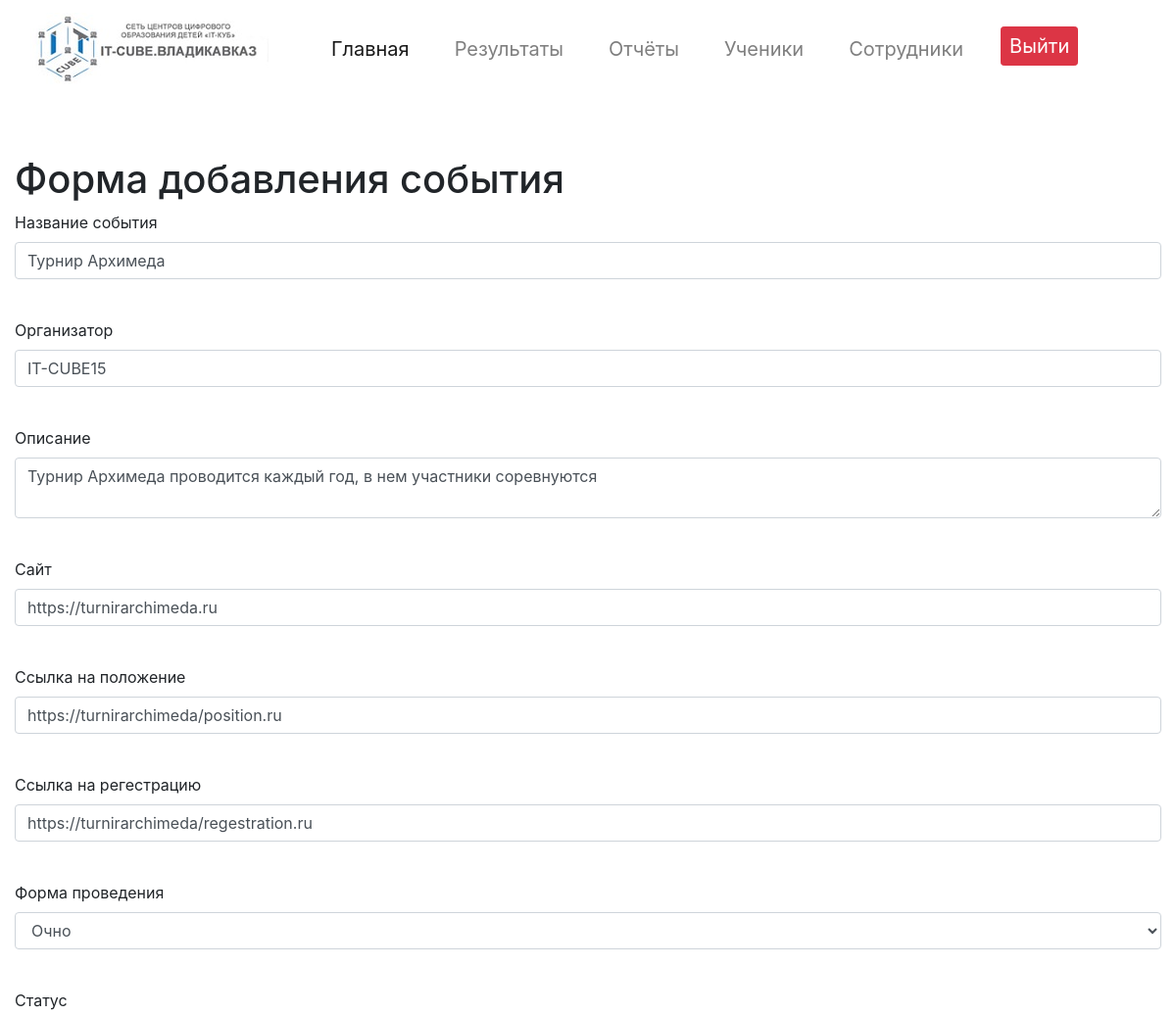
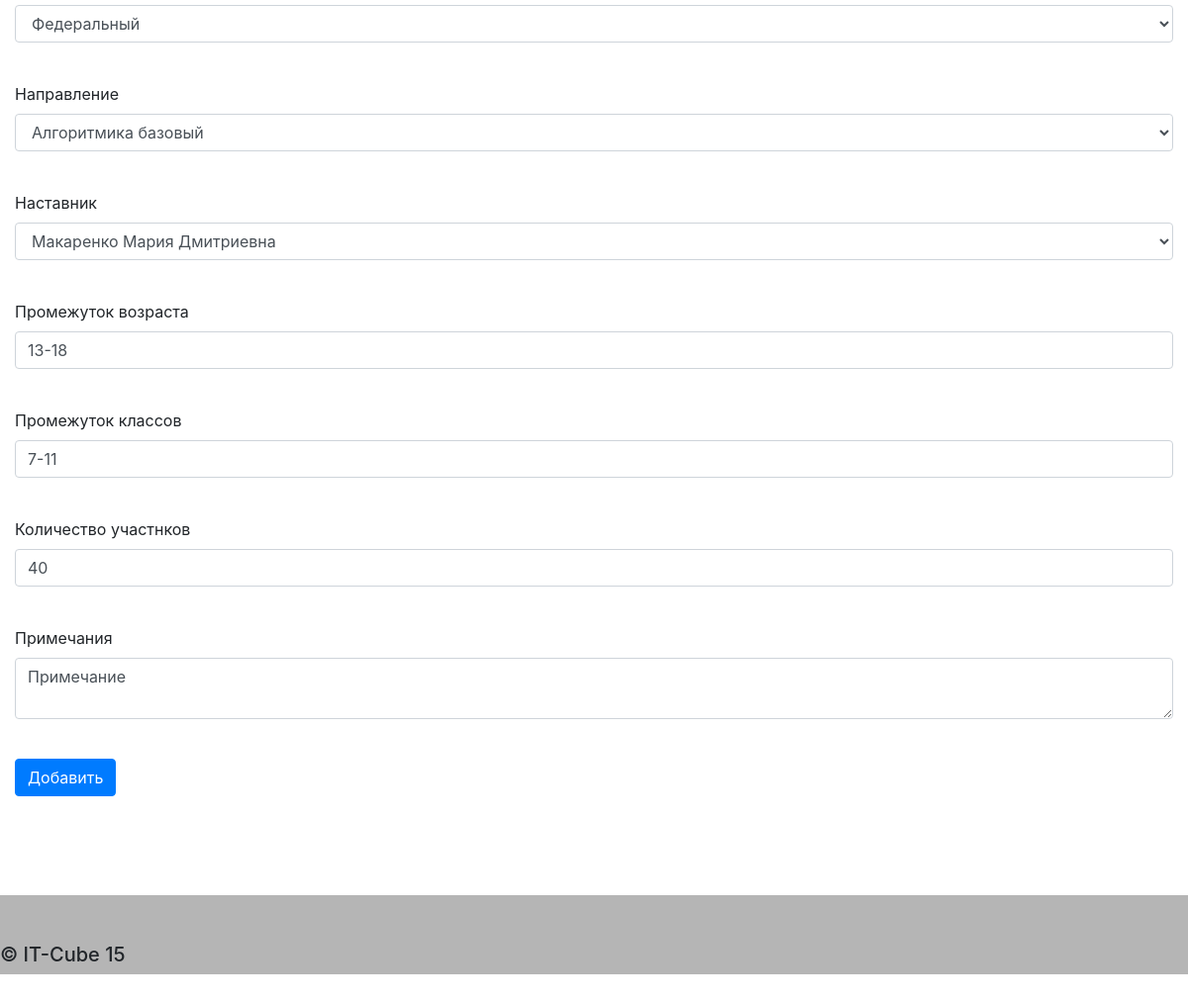
The app's page /event/10 (signed in), older data (2 pictures, top to bottom).
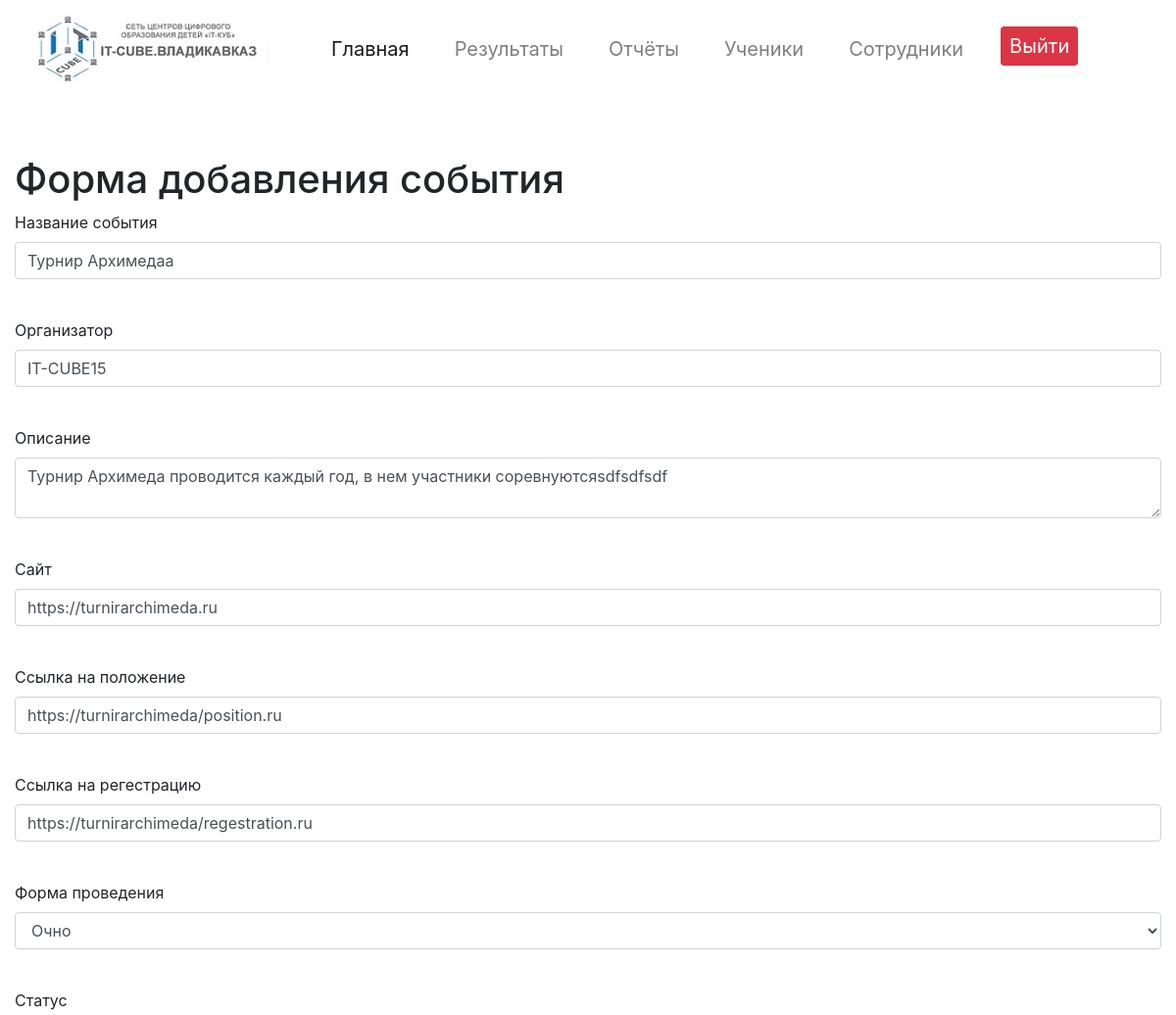
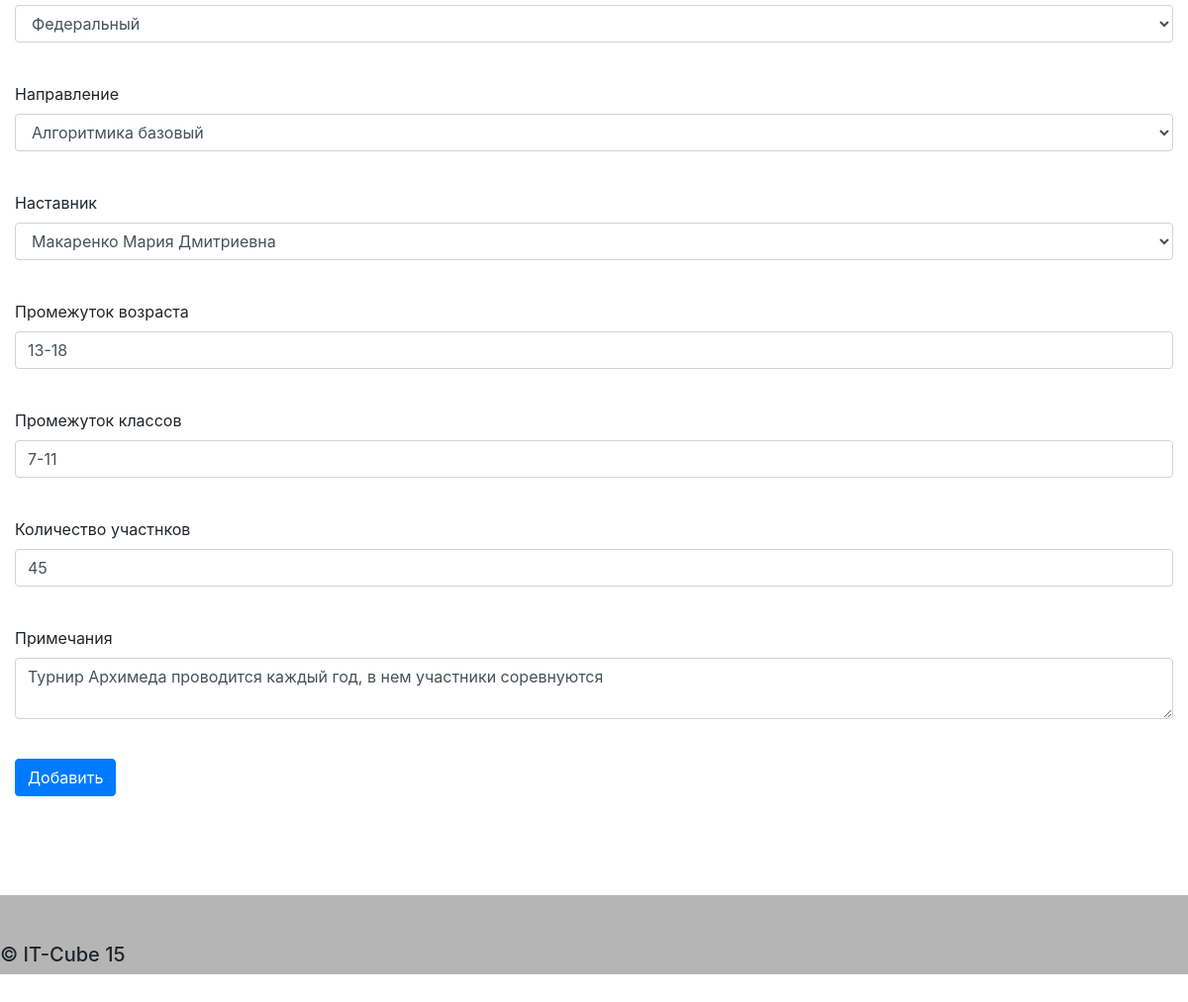
The same page, newer data (2 pictures, top to bottom).
### data/event.py (models this page shows)
class Event(SqlAlchemyBase, UserMixin, SerializerMixin):
    __tablename__ = 'Event'
    id = sqlalchemy.Column(sqlalchemy.Integer,
                           primary_key=True, autoincrement=True)
    Name_of_event = sqlalchemy.Column(sqlalchemy.String, nullable=True)
    Organizer = sqlalchemy.Column(sqlalchemy.String, nullable=True)
    Description = sqlalchemy.Column(sqlalchemy.Text)
    Website = sqlalchemy.Column(sqlalchemy.String, nullable=True)
    Link_to_position = sqlalchemy.Column(sqlalchemy.String, nullable=True)
    Link_to_regestration = sqlalchemy.Column(sqlalchemy.String, nullable=True)
    Form_of_holding = sqlalchemy.Column(sqlalchemy.Integer, sqlalchemy.ForeignKey("Form_of_holding.id"), nullable=True)
    Status = sqlalchemy.Column(sqlalchemy.Integer, sqlalchemy.ForeignKey("Status.id"), nullable=True)
    Direction = sqlalchemy.Column(sqlalchemy.Integer, sqlalchemy.ForeignKey("Directions.id"), nullable=True)
    Age = sqlalchemy.Column(sqlalchemy.String, nullable=True)
    Class = sqlalchemy.Column(sqlalchemy.String, nullable=True)
    Note = sqlalchemy.Column(sqlalchemy.Text)
    Number_of_participants = sqlalchemy.Column(sqlalchemy.Integer, nullable=True)
    direction = orm.relation('Directions')
    participation_employees = orm.relation("Participation_employees", back_populates='event')
    stage_events = orm.relation("Stages_Events", back_populates='event')

### main.py (the view, shortened to what this page needs)
@app.route("/event/<int:id>", methods=['GET', 'POST'])
@login_required
def event(id):
    form = AddEventForm()
    if request.method == "GET":
        db_sess = db_session.create_session()
        event = db_sess.query(Event).filter(Event.id == id).first()
        employer_id = db_sess.query(Participation_employees).filter(
            Participation_employees.Id_event == event.id).first().Id_employer
        employer = db_sess.query(Employees).filter(Employees.id == employer_id).first()
        if event:
            form.Name_of_event.data = event.Name_of_event
            form.Organizer.data = event.Organizer
            form.Description.data = event.Description
            form.Website.data = event.Website
            form.Link_to_position.data = event.Link_to_position
            form.Link_to_regestration.data = event.Link_to_regestration
            form.Form_of_holding.data = event.Form_of_holding
            form.Status.data = event.Status
            form.Direction.data = event.Direction
            form.Employer.data = employer.FIO
            form.Age.data = event.Age
            form.Class.data = event.Class
            form.Note.data = event.Note
            form.Number_of_participants.data = event.Number_of_participants
        else:
            abort(404)
    return render_template('event.html',
                           title='Редактирование события',
                           form=form
                           )

### data/db_session.py (called while the page is built)
def create_session() -> Session:
    global __factory
    return __factory()

### main.py (called while the page is built)
@login_manager.user_loader
def load_user(user_id):
    db_sess = db_session.create_session()
    return db_sess.query(Employees).get(user_id)

### templates/event.html (shortened to what this page needs)
{% extends "base.html" %}
{% block content %}
<h1>Форма добавления события</h1>
<form action="" method="post" enctype="multipart/form-data">
    <p>
        {{ form.Name_of_event.label }}<br>
        {{ form.Name_of_event(class="form-control") }}<br>
    </p>
    <p>
        {{ form.Organizer.label }}<br>
        {{ form.Organizer(class="form-control") }}<br>
    </p>
    <p>
        {{ form.Description.label }}<br>
        {{ form.Description(class="form-control") }}<br>
    </p>
    <p>
        {{ form.Website.label }}<br>
        {{ form.Website(class="form-control") }}<br>
    </p>
    <p>
        {{ form.Link_to_position.label }}<br>
        {{ form.Link_to_position(class="form-control") }}<br>
    </p>
    <p>
        {{ form.Link_to_regestration.label }}<br>
        {{ form.Link_to_regestration(class="form-control") }}<br>
    </p>
    <p>
        {{ form.Form_of_holding.label }}<br>
        {{ form.Form_of_holding(class="form-control") }}<br>
    </p>
    <p>
        {{ form.Status.label }}<br>
        {{ form.Status(class="form-control") }}<br>
    </p>
    <p>
        {{ form.Direction.label }}<br>
        {{ form.Direction(class="form-control") }}<br>
    </p>
    <p>
        {{ form.Employer.label }}<br>
        {{ form.Employer(class="form-control") }}<br>
    </p>
    <p>
        {{ form.Age.label }}<br>
        {{ form.Age(class="form-control") }}<br>
    </p>
    <p>
        {{ form.Class.label }}<br>
        {{ form.Class(class="form-control") }}<br>
    </p>
    <p>
        {{ form.Number_of_participants.label }}<br>
        {{ form.Number_of_participants(class="form-control") }}<br>
    </p>
    <p>
        {{ form.Note.label }}<br>
        {{ form.Note(class="form-control") }}<br>
    </p>
    <p>{{ form.submit(type="submit", class="btn btn-primary") }}</p>
</form>
{% endblock %}

Row changes from the older to the newer data that the page shows:
changed Event "IT-CUBE15": Name_of_event "Турнир Архимеда" → "Турнир Архимедаa"; Description "Турнир Архимеда проводится каждый год, в нем участники соревнуются" → "Турнир Архимеда проводится каждый год, в нем участники соревнуютсяsdfsdfsdf"; Number_of_participants "40" → "45"; Note "Примечание" → "Турнир Архимеда проводится каждый год, в нем участники соревнуются"
